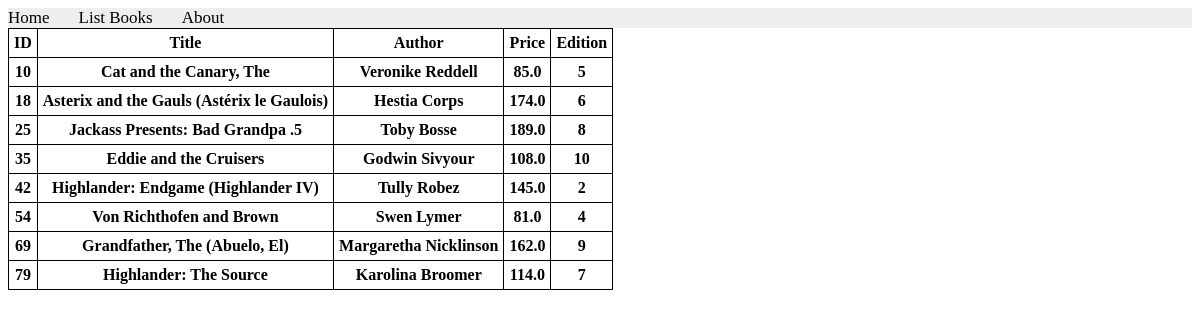
The page /books/simple/query on the database its author committed.
### apps/bookmodule/models.py (models this page shows)
class Book(models.Model):
    title = models.CharField(max_length = 50)
    author = models.CharField(max_length = 50)
    price = models.FloatField(default = 0.0)
    edition = models.SmallIntegerField(default = 1)

### apps/bookmodule/views.py (the view)
# urls.py: path('simple/query',views.simple_query, name='books.simple_query'),
def simple_query(request):
    mybooks=Book.objects.filter(title__icontains='and') # <- multiple objects
    return render(request, 'bookmodule/booklist.html', {'books':mybooks})

### apps/templates/bookmodule/booklist.html (shortened to what this page needs)
{% extends "layouts/base.html" %}
{% load static %}
{% block content %}
<table>
        <thead>
                <tr>
                        <th>ID</th>
                        <th>Title</th>
                        <th>Author</th>
                        <th>Price</th>
                        <th>Edition</th>
                </tr>
        </thead>
        <tbody>
                {% for obj in books %}
                {% if obj.id > 0 %}
                <tr>
                <th>{{obj.id}} </th>
                <th>{{obj.title}} </th>
                <th>{{obj.author}} </th>
                <th>{{obj.price}} </th>
                <th>{{obj.edition}} </th>
                </tr>
                {%endif %}
                {% endfor %}
        </tbody>
</table>
    {% endblock content %}

### apps/templates/layouts/base.html (shortened to what this page needs)
<!DOCTYPE html>
<html>
{% load static %}
<head>
 <link rel="stylesheet" href="{% static 'styles.css' %}">
 <link rel="stylesheet" href="https://cdnjs.cloudflare.com/ajax/libs/fontawesome/4.7.0/css/font-awesome.min.css">
</head>
<body>
 {% include "includes/header.html" %}
 {% block content %} {% endblock content %}
</body>
</html>

### apps/templates/includes/header.html
{% with request.resolver_match.url_name as url_name %}
<div class="topnav">
 <a class="{% if url_name == 'books.index' %}active{% endif %}" href="{% url "books.index" %}">Home</a>
 <a class="{% if url_name == 'books.list_books' %}active{% endif %}" href="{% url "books.list_books" %}">List Books</a>
 <a class="{% if url_name == 'books.aboutus' %}active{% endif %}" href="{% url "books.aboutus" %}">About</a>
</div>
{% endwith %}

### apps/static/styles.css (style rules this page uses)
.topnav { background-color: #eeeeee; width: 100%; }
.topnav a { color: #000000; text-align: center; margin-right: 25px; text-decoration: none; font-size: 17px; }

### apps/templates/bookmodule/booklist.html (style rules this page uses)
table, td, th { border: 1px solid; border-collapse: collapse; padding: 5px; }

### rows shown on the page
Book: id "10", title "Cat and the Canary, The", author "Veronike Reddell", price "85.0", edition "5"
Book: id "18", title "Asterix and the Gauls (Astérix le Gaulois)", author "Hestia Corps", price "174.0", edition "6"
Book: id "25", title "Jackass Presents: Bad Grandpa .5", author "Toby Bosse", price "189.0", edition "8"
Book: id "35", title "Eddie and the Cruisers", author "Godwin Sivyour", price "108.0", edition "10"
Book: id "42", title "Highlander: Endgame (Highlander IV)", author "Tully Robez", price "145.0", edition "2"
Book: id "54", title "Von Richthofen and Brown", author "Swen Lymer", price "81.0", edition "4"
Book: id "69", title "Grandfather, The (Abuelo, El)", author "Margaretha Nicklinson", price "162.0", edition "9"
Book: id "79", title "Highlander: The Source", author "Karolina Broomer", price "114.0", edition "7"
